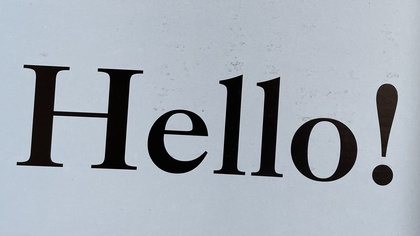
%> input picture datasets/HELLO.jpg, 420 x 236 px, shrunk from 2236 x 1258 before the run
$ octave main.m   (GNU Octave 9; MATLAB toolbox functions it lacks are replaced by stand-ins)
%> lines starting %> are read from the running program, lines starting %| are printed output that depends on the picture; in (x1, y1, x2, y2) boxes, pixels count from 0 and x2, y2 are one past the last pixel; in counts of white or black regions, pixels touching at a corner belong together; the program's own positions count from 1
clear all;
close all;

%-----------------
%Task 1 - Part 1
%-----------------

% Import image
image = imread("./datasets/HELLO.jpg");
%> image is the input picture: size 236x420x3 uint8; mean R, G, B 163.3, 170.9, 179.8
imageGray = rgb2gray(image);
imageR = image(:,:,1);
imageG = image(:,:,2);
imageB = image(:,:,3);

figure;
subplot(2,2,1), imshow(image), axis on;
subplot(2,2,2), imshow(imageR), title("Red Channel");
subplot(2,2,3), imshow(imageG), title("Green Channel");
subplot(2,2,4), imshow(imageB), title("Blue Channel");

grayscale_image = rgb2gray(image); %covert the original image to grayscale image
% method 1
% using image tool to adjust image contrast
% imtool(grayscale_image); %#ok<IMTOOL>
% Apply histogram equalization to enhance contrast
equalized_image = histeq(grayscale_image);

figure;
subplot(2,2,1),imshow(grayscale_image),title('Image after greyscale');
subplot(2,2,2),imshow(equalized_image),title('Image after Histogram Equalization');
subplot(2,2,3),imhist(grayscale_image),title('Histogram of the Original Grayscale Image');
subplot(2,2,4),imhist(equalized_image),title('Histogram of the Equalized Image');
%> after `title('Histogram of the Equalized Image')`:
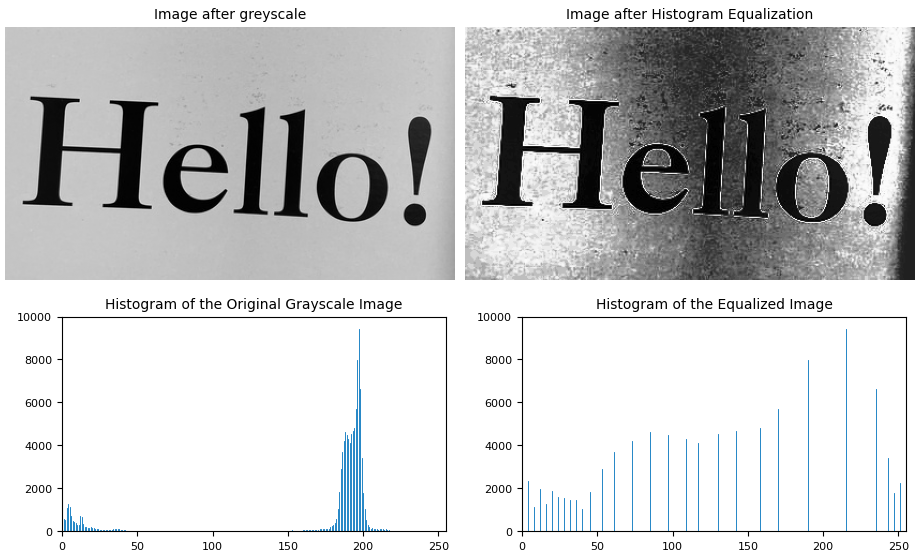
%> figure redrawn from the program's plot data, 4 panels

% Channel Histogram visualization
freq = zeros(256,3);
for i=1:size(imageR,1)
    for j=1:size(imageR,2)
        freq(imageR(i,j)+1,1) = freq(imageR(i,j)+1,1) + 1;
        freq(imageG(i,j)+1,2) = freq(imageG(i,j)+1,1) + 1;
        freq(imageB(i,j)+1,3) = freq(imageB(i,j)+1,1) + 1;
    end
end
%> after the loop, freq = 256 rows, first 12: [852 853 848; 305 305 306; 470 469 469; 875 876 876; 797 798 798; 902 903 903; 925 924 926; 603 597 603; 391 392 392; 405 406 406; 286 287 287; 202 203 202]
figure;
subplot(3,1,1);
bar(0:255,freq(:,1),'r');
title('red channel');
subplot(3,1,2);
bar(0:255,freq(:,2),'g');
title('green channel');
subplot(3,1,3);
bar(0:255,freq(:,3),'b');
title('blue channel');
%> figure, not shown here; panel 1: tallest bar 8120 high, from x = 186.6 to 187.4; panel 2: tallest bar 8121 high, from x = 186.6 to 187.4; panel 3: tallest bar 8030 high, from x = 186.6 to 187.4


%-----------------
% Task 1 - Part 2
%-----------------

%parameters
modelRotated = imrotate(imageGray,5,'bilinear'); %check using premade function
image_rotate = zeros(size(equalized_image),'uint8'); %output

nRow = size(image_rotate,1);
%> nRow = 236
nCol = size(image_rotate,2);
%> nCol = 420
half_row = floor(nRow / 2);
%> half_row = 118
half_col = floor(nCol / 2);
%> half_col = 210

theta = 4 * pi / 180;
Affine = [
    cos(theta), -sin(theta), 0;
    sin(theta), cos(theta), 0;
    0, 0, 1;
    ];

for y=1:nRow
    for x=1:nCol

        %Coordinatess with respect to center as origin
        xt = x-half_row;
        yt = y-half_col;

        %conducting the rotation, getting new coordinates
        new_coords = Affine*[xt;yt;1];

        %back to original coordinate system
        xn = new_coords(1) + half_row;
        yn = new_coords(2) + half_col;

        %Bilinear Interpolation
        if xn >= 1 && xn <= nCol && yn >= 1 && yn <= nRow

            left = floor(xn);
            right = ceil(xn);
            up = floor(yn);
            down = ceil(yn);

            dx = xn - left;
            dy = yn - up;

%           (1,1)----------(1,2)
%             |              |
%             |      (y,x)   |
%             |              |
%           (2,1)----------(2,2)

            if left >= 1 && right <= nCol && up >= 1 && down <= nRow
                I11 = double(equalized_image(up,left));
                I12 = double(equalized_image(up,right));
                I21 = double(equalized_image(down,left));
                I22 = double(equalized_image(down,right));

                Intentsity = (1 - dx) * (1 - dy) * I11 + ...
                             dx * (1 - dy) * I12 + ...
                             (1 - dx) * dy * I21 + ...
                             dx * dy * I22;
                image_rotate(y,x) = double(Intentsity);

            end
        else
           image_rotate(y,x) = 255;
           %let pixel be white
        end
    end
end
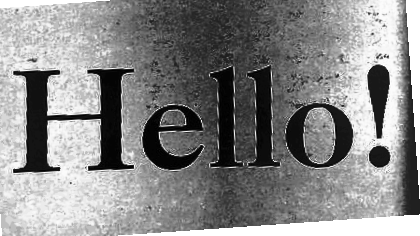
%> image_rotate: size 236x420 uint8; min 0, max 255, mean 135.9
%> after the loop, I11 = 170; I12 = 158; I21 = 170; I22 = 158; Intentsity = 167.8; down = 236; dx = 0.186; dy = 0.937; left = 116; right = 117; up = 235


%plotting rotation results:
figure;
subplot(2,1,2),imshow(image_rotate),title("rotation - bilinear interpolation"), axis on;
subplot(2,1,1),imshow(imageGray),title("Original Greysacle Image"), axis on;


%-----------------
% Task 1 - Part 3
%-----------------


% Setting the mean value filter
H3 = fspecial("average",[3,3]);
H5 = fspecial('average',[5,5]);
H7 = fspecial('average',[7,7]);
H9 = fspecial('average',[9,9]);

% Processing of images using filtering
r3 = imfilter(image_rotate,H3);
r5 = imfilter(image_rotate,H5);
r7 = imfilter(image_rotate,H7);
r9 = imfilter(image_rotate,H9);

% Show results
subplot(2,2,1);imshow(image_rotate);title('rotated image');
subplot(2,2,2);imshow(r3);title('3*3');
subplot(2,2,3);imshow(r5);title('5*5');
subplot(2,2,4);imshow(r7);title('7*7');

%-----------------
% Task 1 - Part 4
%-----------------


% Second implementation:
% butterworth filter
function out = ifftshow(f)
    f1 = abs(f);
    fm = max(f1(:));
    out = f1/fm;
end

function out = butter_hp_f(u, v, Dh, n)
    uv = u.^2+v.^2;
    Duv = sqrt(uv);
    frac = Dh./Duv;
    %denom = frac.^(2*n);
    A=0.414; denom = A.*(frac.^(2*n));
    out = 1./(1.+denom);
end

function out = butter_hp_kernel(I, Dh, n)
    Height = size(I,1);
    Width = size(I,2);

    [u, v] = meshgrid( ...
                    -floor(Width/2) :floor(Width-1)/2, ...
                    -floor(Height/2): floor(Height-1)/2 ...
                 );

    out = butter_hp_f(u, v, Dh, n);
end

function [out1, out2] = butterworth_hpf(I, Dh, n)

    Kernel = butter_hp_kernel(I, Dh, n);

    I_ffted_shifted = fftshift(fft2(double(I)));

    I_ffted_shifted_filtered = I_ffted_shifted.*Kernel;

    out1 = ifftshow(ifft2(I_ffted_shifted_filtered));

    out2 = ifft2(ifftshift(I_ffted_shifted_filtered));
end

Dh = 40; % threshold
n = 1; % hpf order
[J, butter] = butterworth_hpf(r7, Dh, n);
%> in ifftshow, `f1 = abs(f);`:
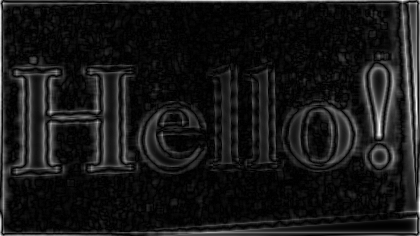
%> f1: size 236x420 double; min 1.88e-05, max 67.46, mean 6.4; drawn with min black and max white
%> in ifftshow, `fm = max(f1(:));`: fm = 67.46


figure;
%subplot(131),imshow(J);
subplot(2,3,1),imshow(r5),title("5x5Filtered-Rotated Image");
subplot(2,3,2),imshow(J),title("High-Pass Filter Applied");
subplot(2,3,3),imshow(butter),title("5x5Filtered-Rotated Image");
subplot(2,3,4),imhist(r5),title("Histogram of Rotated Image");
subplot(2,3,5),imhist(J),title("Histogram after High-Pass Filter")
subplot(2,3,6),imhist(butter),title("High-Pass Filter Applied");


%-----------------
% Task 1 - Part 5
%-----------------

% binarized image
T = adaptthresh(butter, 0.9); % Adjust the sensitivity as needed
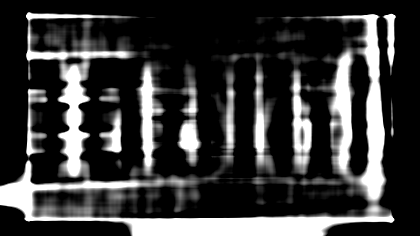
%> T: size 236x420 double; min 0, max 1, mean 0.23
BW = imbinarize(butter);
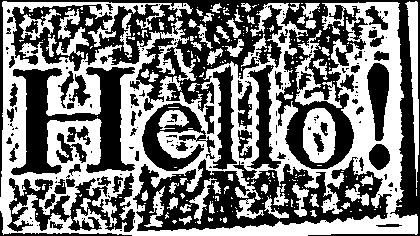
%> BW: size 236x420 logical; 47.9% white; 266 white regions (204 under 20 px), largest, box (x1, y1, x2, y2) and area: (0, 1, 418, 236) 37135, (303, 108, 336, 163) 1280, (405, 1, 419, 188) 1133
BW = ~BW;
% binarized.

% Cleaning up small areas and noise
BW_clean = bwareaopen(BW, 10000);% Remove noise less than 10000 pixels
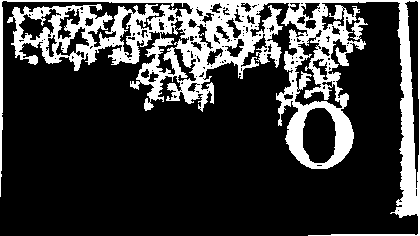
%> BW_clean: size 236x420 logical; 22.6% white; 1 white region, box (x1, y1, x2, y2) and area: (0, 0, 420, 236) 22390
figure;
imshow(BW_clean);
title('Binary image after denoising');

% Detect character boundaries and perform character segmentation
[Clean, num] = bwlabel(BW_clean); % Connectivity domain labeling for binary images
%> num = 1
figure;
imshow(label2rgb(Clean));% Displays each connectivity field in a different color
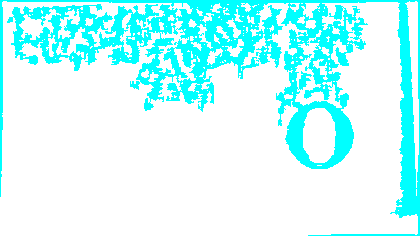
%> displayed picture: size 236x420x3, on the screen's scale of 0 to 255; mean R, G, B 197.4, 255, 255
title('Character segmentation results');

% Character Recognition with OCR
%> (the run ends here)
